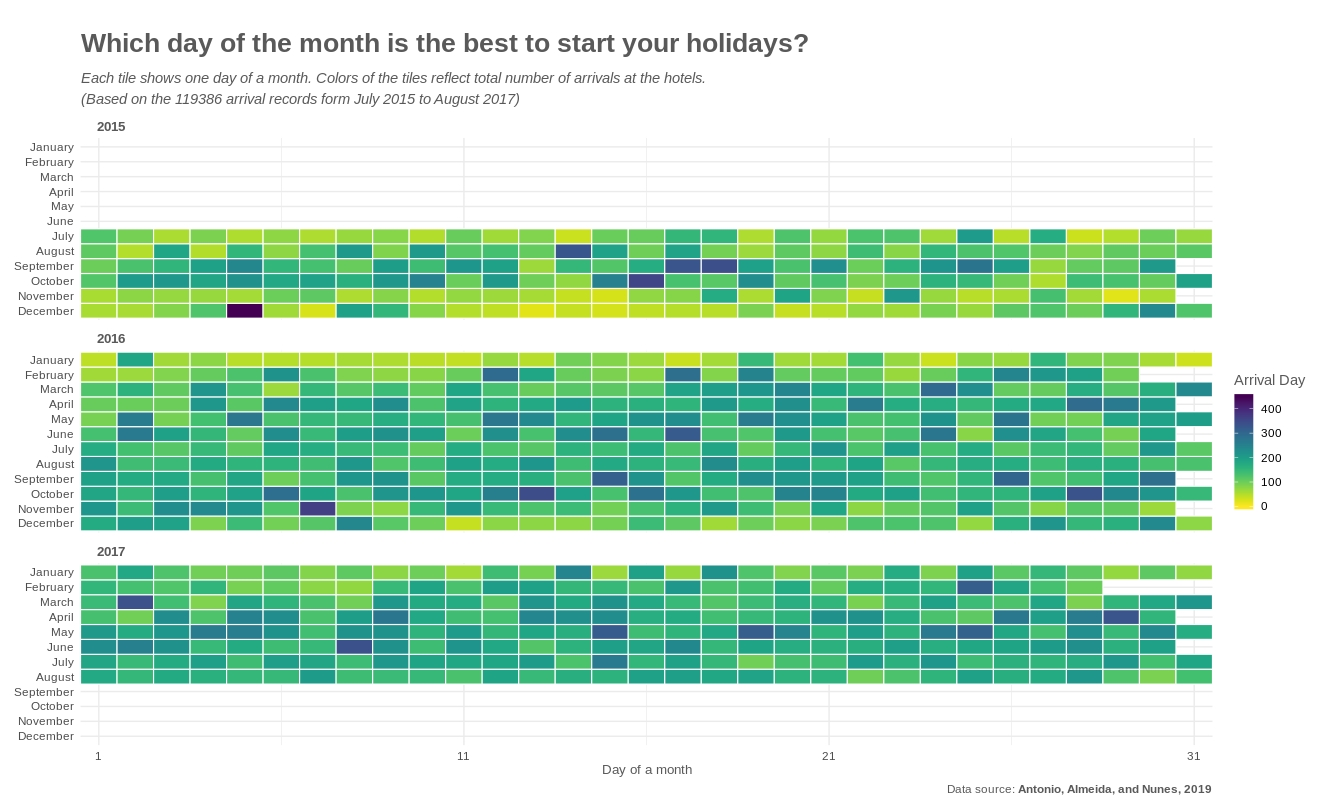

Write R code to recreate this figure.
library(tidyverse)
library(waffle)
library(ggplot2)
library(viridis)  # Color palette
library(ggthemes)

# Get the data:
hotels <- readr::read_csv('https://raw.githubusercontent.com/rfordatascience/tidytuesday/master/data/2020/2020-02-11/hotels.csv')

months <- c('January', 'February', 'March', 'April', 'May', 'June', 'July', 'August', 'September', 'October', 'November', 'December')
hotels$arrival_date_month <-  factor(hotels$arrival_date_month, levels = rev(months), ordered=TRUE)

arrival_day <- drop_na(hotels) %>%
  select(arrival_date_year, arrival_date_month, arrival_date_day_of_month) %>%
  count(arrival_date_year, arrival_date_month, arrival_date_day_of_month) %>%
  rename(sum_arrival_day = n) %>%
  arrange(arrival_date_year)


# Plot function:
# https://vuorre.netlify.com/post/2016/03/24/github-style-waffle-plots-in-r/
# (adapted and modified)

gh_waffle <- function(arrival_day, pal = "D", dir = -1){
  
  p <- ggplot(arrival_day, aes(x = arrival_date_day_of_month, y = arrival_date_month, fill = sum_arrival_day)) +
    scale_fill_viridis(name="Arrival Day", 
                       option = pal,  # Variable color palette
                       direction = dir,  # Variable color direction
                       na.value = "grey93",
                       limits = c(0, max(arrival_day$sum_arrival_day))) +
    geom_tile(color = "white", size = 0.4) +
    facet_wrap("arrival_date_year", ncol = 1) +
    scale_x_continuous(
      expand = c(0, 0),
      breaks = seq(1, 31, length = 4),
      labels = c('1', '11', '21', '31')) +
    theme_minimal() + 
    #theme_tufte(base_family = "Verdana") +
    theme(axis.ticks = element_blank(),
          legend.position = "right",
          legend.key.width = unit(0.5, "cm"),
          legend.title = element_text(color = '#595959', size = 11),
          strip.text = element_text(hjust = 0.01, face = "bold", size = 10, lineheight = 1.1, color = '#595959'),
          plot.title = element_text(hjust = 0, face = 'bold', size = 20, margin=margin(20,0,12,0), color = '#595959'),
          plot.subtitle = element_text(hjust = 0, size = 11, lineheight = 1.2, face = "italic", color = '#595959'),
          plot.caption = element_text(hjust = 1, color = '#595959'),
          axis.title.x = element_text(hjust = 0.5, color = '#595959', size = 10)) + 
    labs(
      title = 'Which day of the month is the best to start your holidays?',
      subtitle = 'Each tile shows one day of a month. Colors of the tiles reflect total number of arrivals at the hotels. \n(Based on the 119386 arrival records form July 2015 to August 2017)',
      caption = caption_text,
      x = "Day of a month",
      y = element_blank()
    )
  
  print(p)
}

caption_text = expression(paste("Data source: ", bold("Antonio, Almeida, and Nunes, 2019")))
gh_waffle(arrival_day)
